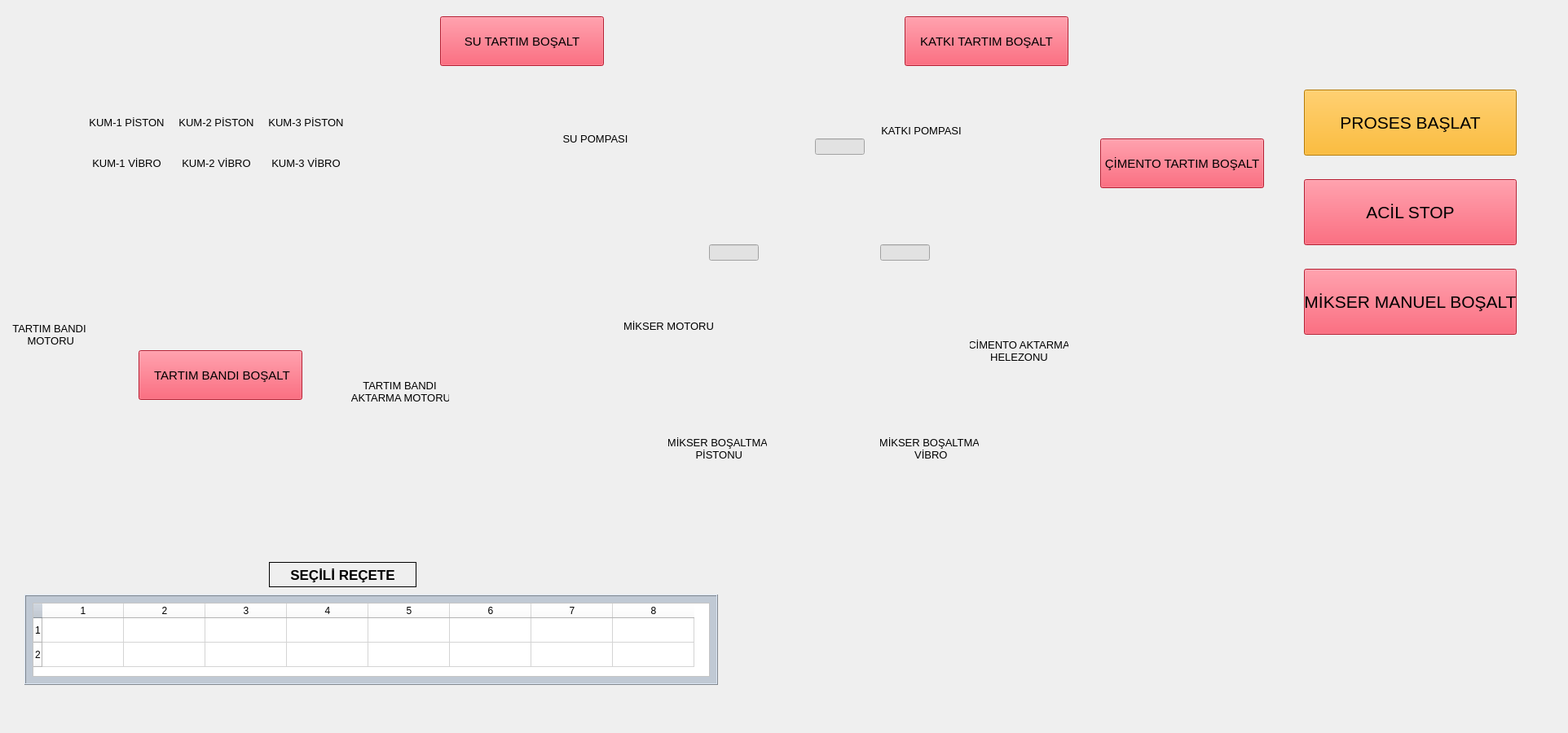
    <widget class="QWidget" name="uretim_sayfasi">
     <widget class="QLabel" name="tesis_resim">
      <property name="geometry">
       <rect>
        <x>0</x>
        <y>0</y>
        <width>1915</width>
        <height>891</height>
       </rect>
      </property>
      <property name="font">
       <font>
        <pointsize>25</pointsize>
       </font>
      </property>
      <property name="autoFillBackground">
       <bool>false</bool>
      </property>
      <property name="styleSheet">
       <string notr="true">
border-image: url(:/background/ana montaj.PNG);</string>
      </property>
      <property name="text">
       <string/>
      </property>
      <property name="scaledContents">
       <bool>true</bool>
      </property>
      <property name="wordWrap">
       <bool>false</bool>
      </property>
     </widget>
     <widget class="QPushButton" name="proses_baslat_button">
      <property name="geometry">
       <rect>
        <x>1600</x>
        <y>110</y>
        <width>261</width>
        <height>81</height>
       </rect>
      </property>
      <property name="maximumSize">
       <size>
        <width>300</width>
        <height>100</height>
       </size>
      </property>
      <property name="font">
       <font>
        <pointsize>16</pointsize>
       </font>
      </property>
      <property name="styleSheet">
       <string notr="true">background-color: rgb(255, 170, 0);</string>
      </property>
      <property name="text">
       <string>PROSES BAŞLAT</string>
      </property>
     </widget>
     <widget class="QPushButton" name="acil_stop_button">
      <property name="geometry">
       <rect>
        <x>1600</x>
        <y>220</y>
        <width>261</width>
        <height>81</height>
       </rect>
      </property>
      <property name="maximumSize">
       <size>
        <width>300</width>
        <height>100</height>
       </size>
      </property>
      <property name="font">
       <font>
        <pointsize>16</pointsize>
       </font>
      </property>
      <property name="styleSheet">
       <string notr="true">background-color: rgb(255, 170, 0);
background-color: rgb(255, 41, 69);</string>
      </property>
      <property name="text">
       <string>ACİL STOP</string>
      </property>
     </widget>
     <widget class="QPushButton" name="mikser_manuel_bosalt_button">
      <property name="geometry">
       <rect>
        <x>1600</x>
        <y>330</y>
        <width>261</width>
        <height>81</height>
       </rect>
      </property>
      <property name="maximumSize">
       <size>
        <width>300</width>
        <height>100</height>
       </size>
      </property>
      <property name="font">
       <font>
        <pointsize>16</pointsize>
       </font>
      </property>
      <property name="styleSheet">
       <string notr="true">background-color: rgb(255, 170, 0);
background-color: rgb(255, 41, 69);</string>
      </property>
      <property name="text">
       <string>MİKSER MANUEL BOŞALT</string>
      </property>
     </widget>
     <widget class="QPushButton" name="cimento_tartim_bosalt">
      <property name="geometry">
       <rect>
        <x>1350</x>
        <y>170</y>
        <width>201</width>
        <height>61</height>
       </rect>
      </property>
      <property name="maximumSize">
       <size>
        <width>300</width>
        <height>100</height>
       </size>
      </property>
      <property name="font">
       <font>
        <pointsize>11</pointsize>
       </font>
      </property>
      <property name="styleSheet">
       <string notr="true">background-color: rgb(255, 170, 0);
background-color: rgb(255, 41, 69);</string>
      </property>
      <property name="text">
       <string>ÇİMENTO TARTIM BOŞALT</string>
      </property>
     </widget>
     <widget class="QPushButton" name="katki_tartim_bosalt">
      <property name="geometry">
       <rect>
        <x>1110</x>
        <y>20</y>
        <width>201</width>
        <height>61</height>
       </rect>
      </property>
      <property name="maximumSize">
       <size>
        <width>300</width>
        <height>100</height>
       </size>
      </property>
      <property name="font">
       <font>
        <pointsize>11</pointsize>
       </font>
      </property>
      <property name="styleSheet">
       <string notr="true">background-color: rgb(255, 170, 0);
background-color: rgb(255, 41, 69);</string>
      </property>
      <property name="text">
       <string>KATKI TARTIM BOŞALT</string>
      </property>
     </widget>
     <widget class="QPushButton" name="su_tartim_bosalt">
      <property name="geometry">
       <rect>
        <x>540</x>
        <y>20</y>
        <width>201</width>
        <height>61</height>
       </rect>
      </property>
      <property name="maximumSize">
       <size>
        <width>300</width>
        <height>100</height>
       </size>
      </property>
      <property name="font">
       <font>
        <pointsize>11</pointsize>
       </font>
      </property>
      <property name="styleSheet">
       <string notr="true">background-color: rgb(255, 170, 0);
background-color: rgb(255, 41, 69);</string>
      </property>
      <property name="text">
       <string>SU TARTIM BOŞALT</string>
      </property>
     </widget>
     <widget class="QPushButton" name="tartim_bandi_bosalt">
      <property name="geometry">
       <rect>
        <x>170</x>
        <y>430</y>
        <width>201</width>
        <height>61</height>
       </rect>
      </property>
      <property name="maximumSize">
       <size>
        <width>300</width>
        <height>100</height>
       </size>
      </property>
      <property name="font">
       <font>
        <pointsize>11</pointsize>
       </font>
      </property>
      <property name="styleSheet">
       <string notr="true">background-color: rgb(255, 170, 0);
background-color: rgb(255, 41, 69);</string>
      </property>
      <property name="text">
       <string> TARTIM BANDI BOŞALT</string>
      </property>
     </widget>
     <widget class="QFrame" name="frame_3">
      <property name="geometry">
       <rect>
        <x>30</x>
        <y>730</y>
        <width>851</width>
        <height>111</height>
       </rect>
      </property>
      <property name="styleSheet">
       <string notr="true">background-color: rgb(192, 201, 212);</string>
      </property>
      <property name="frameShape">
       <enum>QFrame::Box</enum>
      </property>
      <property name="frameShadow">
       <enum>QFrame::Raised</enum>
      </property>
      <widget class="QTableWidget" name="tableWidget_2">
       <property name="geometry">
        <rect>
         <x>10</x>
         <y>10</y>
         <width>831</width>
         <height>91</height>
        </rect>
       </property>
       <property name="styleSheet">
        <string notr="true">background-color: rgb(255, 255, 255);</string>
       </property>
       <property name="rowCount">
        <number>2</number>
       </property>
       <property name="columnCount">
        <number>8</number>
       </property>
       <row/>
       <row/>
       <column/>
       <column/>
       <column/>
       <column/>
       <column/>
       <column/>
       <column/>
       <column/>
      </widget>
     </widget>
     <widget class="QLabel" name="lb_recete_baslik_2">
      <property name="geometry">
       <rect>
        <x>330</x>
        <y>690</y>
        <width>181</width>
        <height>31</height>
       </rect>
      </property>
      <property name="font">
       <font>
        <pointsize>13</pointsize>
        <weight>75</weight>
        <bold>true</bold>
       </font>
      </property>
      <property name="frameShape">
       <enum>QFrame::Box</enum>
      </property>
      <property name="text">
       <string>SEÇİLİ REÇETE</string>
      </property>
      <property name="alignment">
       <set>Qt::AlignCenter</set>
      </property>
     </widget>
     <widget class="QLabel" name="mikser_bosaltma_piston_g">
      <property name="geometry">
       <rect>
        <x>820</x>
        <y>530</y>
        <width>121</width>
        <height>41</height>
       </rect>
      </property>
      <property name="font">
       <font>
        <pointsize>10</pointsize>
       </font>
      </property>
      <property name="text">
       <string>MİKSER BOŞALTMA
 PİSTONU</string>
      </property>
      <property name="alignment">
       <set>Qt::AlignCenter</set>
      </property>
     </widget>
     <widget class="QLabel" name="kum_1_vibro_g">
      <property name="geometry">
       <rect>
        <x>110</x>
        <y>180</y>
        <width>91</width>
        <height>41</height>
       </rect>
      </property>
      <property name="font">
       <font>
        <pointsize>10</pointsize>
       </font>
      </property>
      <property name="text">
       <string>KUM-1 VİBRO</string>
      </property>
      <property name="alignment">
       <set>Qt::AlignCenter</set>
      </property>
     </widget>
     <widget class="QLabel" name="kum_2_vibro_g">
      <property name="geometry">
       <rect>
        <x>220</x>
        <y>180</y>
        <width>91</width>
        <height>41</height>
       </rect>
      </property>
      <property name="font">
       <font>
        <pointsize>10</pointsize>
       </font>
      </property>
      <property name="text">
       <string>KUM-2 VİBRO</string>
      </property>
      <property name="alignment">
       <set>Qt::AlignCenter</set>
      </property>
     </widget>
     <widget class="QLabel" name="kum_3_vibro_g">
      <property name="geometry">
       <rect>
        <x>330</x>
        <y>180</y>
        <width>91</width>
        <height>41</height>
       </rect>
      </property>
      <property name="font">
       <font>
        <pointsize>10</pointsize>
       </font>
      </property>
      <property name="text">
       <string>KUM-3 VİBRO</string>
      </property>
      <property name="alignment">
       <set>Qt::AlignCenter</set>
      </property>
     </widget>
     <widget class="QLabel" name="tartim_bandi_motor_g">
      <property name="geometry">
       <rect>
        <x>10</x>
        <y>390</y>
        <width>101</width>
        <height>41</height>
       </rect>
      </property>
      <property name="font">
       <font>
        <pointsize>10</pointsize>
       </font>
      </property>
      <property name="text">
       <string>TARTIM BANDI
 MOTORU</string>
      </property>
      <property name="alignment">
       <set>Qt::AlignCenter</set>
      </property>
     </widget>
     <widget class="QLabel" name="tartim_bandi_akt_mt_g">
      <property name="geometry">
       <rect>
        <x>430</x>
        <y>460</y>
        <width>121</width>
        <height>41</height>
       </rect>
      </property>
      <property name="font">
       <font>
        <pointsize>10</pointsize>
       </font>
      </property>
      <property name="text">
       <string>TARTIM BANDI
 AKTARMA MOTORU</string>
      </property>
      <property name="alignment">
       <set>Qt::AlignCenter</set>
      </property>
     </widget>
     <widget class="QLabel" name="kum_3_piston_g">
      <property name="geometry">
       <rect>
        <x>330</x>
        <y>130</y>
        <width>91</width>
        <height>41</height>
       </rect>
      </property>
      <property name="font">
       <font>
        <pointsize>10</pointsize>
       </font>
      </property>
      <property name="text">
       <string>KUM-3 PİSTON</string>
      </property>
      <property name="alignment">
       <set>Qt::AlignCenter</set>
      </property>
     </widget>
     <widget class="QLabel" name="kum_1_piston_g">
      <property name="geometry">
       <rect>
        <x>110</x>
        <y>130</y>
        <width>91</width>
        <height>41</height>
       </rect>
      </property>
      <property name="font">
       <font>
        <pointsize>10</pointsize>
       </font>
      </property>
      <property name="text">
       <string>KUM-1 PİSTON</string>
      </property>
      <property name="alignment">
       <set>Qt::AlignCenter</set>
      </property>
     </widget>
     <widget class="QLabel" name="kum_2_piston_g">
      <property name="geometry">
       <rect>
        <x>220</x>
        <y>130</y>
        <width>91</width>
        <height>41</height>
       </rect>
      </property>
      <property name="font">
       <font>
        <pointsize>10</pointsize>
       </font>
      </property>
      <property name="text">
       <string>KUM-2 PİSTON</string>
      </property>
      <property name="alignment">
       <set>Qt::AlignCenter</set>
      </property>
     </widget>
     <widget class="QLabel" name="su_pompasi_g">
      <property name="geometry">
       <rect>
        <x>690</x>
        <y>150</y>
        <width>81</width>
        <height>41</height>
       </rect>
      </property>
      <property name="font">
       <font>
        <pointsize>10</pointsize>
       </font>
      </property>
      <property name="text">
       <string>SU POMPASI</string>
      </property>
      <property name="alignment">
       <set>Qt::AlignCenter</set>
      </property>
     </widget>
     <widget class="QLabel" name="katki_pompasi_g">
      <property name="geometry">
       <rect>
        <x>1080</x>
        <y>140</y>
        <width>101</width>
        <height>41</height>
       </rect>
      </property>
      <property name="font">
       <font>
        <pointsize>10</pointsize>
       </font>
      </property>
      <property name="text">
       <string>KATKI POMPASI</string>
      </property>
      <property name="alignment">
       <set>Qt::AlignCenter</set>
      </property>
     </widget>
     <widget class="QLabel" name="cimento_akt_hlz_mt_g">
      <property name="geometry">
       <rect>
        <x>1190</x>
        <y>410</y>
        <width>121</width>
        <height>41</height>
       </rect>
      </property>
      <property name="font">
       <font>
        <pointsize>10</pointsize>
       </font>
      </property>
      <property name="text">
       <string>CİMENTO AKTARMA
HELEZONU</string>
      </property>
      <property name="alignment">
       <set>Qt::AlignCenter</set>
      </property>
     </widget>
     <widget class="QLabel" name="mikser_motoru_g">
      <property name="geometry">
       <rect>
        <x>760</x>
        <y>380</y>
        <width>121</width>
        <height>41</height>
       </rect>
      </property>
      <property name="font">
       <font>
        <pointsize>10</pointsize>
       </font>
      </property>
      <property name="text">
       <string>MİKSER MOTORU</string>
      </property>
      <property name="alignment">
       <set>Qt::AlignCenter</set>
      </property>
     </widget>
     <widget class="QLineEdit" name="lineEdit">
      <property name="geometry">
       <rect>
        <x>870</x>
        <y>300</y>
        <width>61</width>
        <height>20</height>
       </rect>
      </property>
      <property name="styleSheet">
       <string notr="true">background-color: rgb(226, 226, 226);</string>
      </property>
     </widget>
     <widget class="QLineEdit" name="lineEdit_2">
      <property name="geometry">
       <rect>
        <x>1080</x>
        <y>300</y>
        <width>61</width>
        <height>20</height>
       </rect>
      </property>
      <property name="styleSheet">
       <string notr="true">background-color: rgb(226, 226, 226);</string>
      </property>
     </widget>
     <widget class="QLineEdit" name="lineEdit_3">
      <property name="geometry">
       <rect>
        <x>1000</x>
        <y>170</y>
        <width>61</width>
        <height>20</height>
       </rect>
      </property>
      <property name="styleSheet">
       <string notr="true">background-color: rgb(226, 226, 226);</string>
      </property>
     </widget>
     <widget class="QLabel" name="mikser_bosaltma_vibro_g">
      <property name="geometry">
       <rect>
        <x>1080</x>
        <y>530</y>
        <width>121</width>
        <height>41</height>
       </rect>
      </property>
      <property name="font">
       <font>
        <pointsize>10</pointsize>
       </font>
      </property>
      <property name="text">
       <string>MİKSER BOŞALTMA
 VİBRO</string>
      </property>
      <property name="alignment">
       <set>Qt::AlignCenter</set>
      </property>
     </widget>
    </widget>
